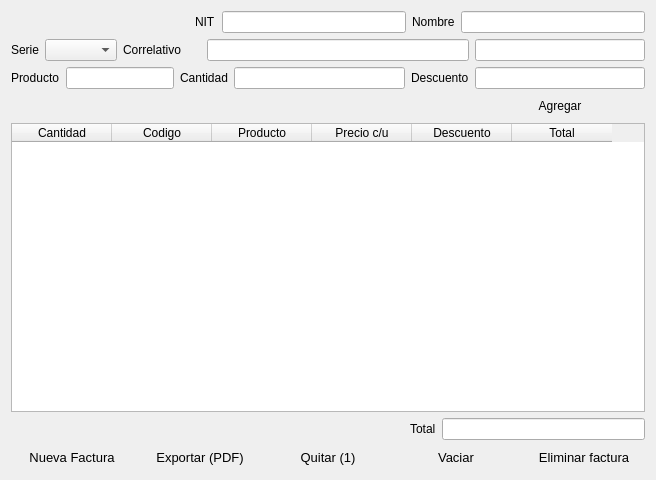
<?xml version="1.0" encoding="UTF-8"?>
<ui version="4.0">
 <class>FacturarDialog</class>
 <widget class="QDialog" name="FacturarDialog">
  <property name="geometry">
   <rect>
    <x>0</x>
    <y>0</y>
    <width>656</width>
    <height>480</height>
   </rect>
  </property>
  <property name="windowTitle">
   <string>Dialog</string>
  </property>
  <layout class="QGridLayout" name="gridLayout">
   <item row="1" column="5" colspan="3">
    <widget class="QLineEdit" name="edt_facturar_correlativo">
     <property name="readOnly">
      <bool>true</bool>
     </property>
    </widget>
   </item>
   <item row="1" column="8">
    <widget class="QLineEdit" name="edt_facturar_fecha">
     <property name="readOnly">
      <bool>false</bool>
     </property>
    </widget>
   </item>
   <item row="2" column="0" colspan="2">
    <widget class="QLabel" name="lbl_facturar_producto">
     <property name="text">
      <string>Producto</string>
     </property>
    </widget>
   </item>
   <item row="2" column="2" colspan="2">
    <widget class="QLineEdit" name="edt_facturar_producto"/>
   </item>
   <item row="2" column="4" colspan="2">
    <widget class="QLabel" name="label">
     <property name="text">
      <string>Cantidad</string>
     </property>
    </widget>
   </item>
   <item row="2" column="6">
    <widget class="QLineEdit" name="edt_facturar_cantidad"/>
   </item>
   <item row="2" column="7">
    <widget class="QLabel" name="label_2">
     <property name="text">
      <string>Descuento</string>
     </property>
    </widget>
   </item>
   <item row="2" column="8">
    <widget class="QLineEdit" name="edt_facturar_descuento"/>
   </item>
   <item row="1" column="3" colspan="2">
    <widget class="QLabel" name="lbl_facturar_correlativo">
     <property name="text">
      <string>Correlativo</string>
     </property>
    </widget>
   </item>
   <item row="5" column="5" colspan="4">
    <layout class="QHBoxLayout" name="horizontalLayout">
     <item>
      <spacer name="horizontalSpacer">
       <property name="orientation">
        <enum>Qt::Horizontal</enum>
       </property>
       <property name="sizeHint" stdset="0">
        <size>
         <width>40</width>
         <height>20</height>
        </size>
       </property>
      </spacer>
     </item>
     <item>
      <widget class="QLabel" name="lbl_facturar_total">
       <property name="text">
        <string>Total</string>
       </property>
      </widget>
     </item>
     <item>
      <widget class="QLineEdit" name="edt_facturar_total">
       <property name="readOnly">
        <bool>true</bool>
       </property>
      </widget>
     </item>
    </layout>
   </item>
   <item row="6" column="0" colspan="9">
    <layout class="QHBoxLayout" name="horizontalLayout_2">
     <item>
      <widget class="QPushButton" name="btn_facturar_nuevo">
       <property name="font">
        <font>
         <pointsize>10</pointsize>
        </font>
       </property>
       <property name="text">
        <string>Nueva Factura</string>
       </property>
       <property name="autoDefault">
        <bool>true</bool>
       </property>
       <property name="default">
        <bool>false</bool>
       </property>
       <property name="flat">
        <bool>true</bool>
       </property>
      </widget>
     </item>
     <item>
      <widget class="QPushButton" name="btn_facturar_graficar">
       <property name="font">
        <font>
         <pointsize>10</pointsize>
        </font>
       </property>
       <property name="text">
        <string>Exportar (PDF)</string>
       </property>
       <property name="flat">
        <bool>true</bool>
       </property>
      </widget>
     </item>
     <item>
      <widget class="QPushButton" name="btn_facturar_quitar_producto">
       <property name="font">
        <font>
         <pointsize>10</pointsize>
        </font>
       </property>
       <property name="text">
        <string>Quitar (1)</string>
       </property>
       <property name="flat">
        <bool>true</bool>
       </property>
      </widget>
     </item>
     <item>
      <widget class="QPushButton" name="btn_facturar_vaciar_compra">
       <property name="font">
        <font>
         <pointsize>10</pointsize>
        </font>
       </property>
       <property name="text">
        <string>Vaciar</string>
       </property>
       <property name="flat">
        <bool>true</bool>
       </property>
      </widget>
     </item>
     <item>
      <widget class="QPushButton" name="btn_facturar_eliminar_factura">
       <property name="font">
        <font>
         <pointsize>10</pointsize>
        </font>
       </property>
       <property name="text">
        <string>Eliminar factura</string>
       </property>
       <property name="flat">
        <bool>true</bool>
       </property>
      </widget>
     </item>
    </layout>
   </item>
   <item row="1" column="0">
    <widget class="QLabel" name="lbl_facturar_serie">
     <property name="text">
      <string>Serie</string>
     </property>
    </widget>
   </item>
   <item row="1" column="1" colspan="2">
    <widget class="QComboBox" name="cmb_facturar_serie">
     <property name="frame">
      <bool>true</bool>
     </property>
    </widget>
   </item>
   <item row="0" column="0" colspan="9">
    <layout class="QHBoxLayout" name="horizontalLayout_3">
     <item>
      <spacer name="horizontalSpacer_2">
       <property name="orientation">
        <enum>Qt::Horizontal</enum>
       </property>
       <property name="sizeHint" stdset="0">
        <size>
         <width>40</width>
         <height>20</height>
        </size>
       </property>
      </spacer>
     </item>
     <item>
      <widget class="QLabel" name="lbl_facturar_nit">
       <property name="text">
        <string>NIT</string>
       </property>
      </widget>
     </item>
     <item>
      <widget class="QLineEdit" name="edt_facturar_nit"/>
     </item>
     <item>
      <widget class="QLabel" name="lbl_facturar_nombre">
       <property name="text">
        <string>Nombre</string>
       </property>
      </widget>
     </item>
     <item>
      <widget class="QLineEdit" name="edt_facturar_nombre">
       <property name="readOnly">
        <bool>true</bool>
       </property>
      </widget>
     </item>
    </layout>
   </item>
   <item row="3" column="8">
    <widget class="QPushButton" name="btn_facturar_agregar">
     <property name="text">
      <string>Agregar</string>
     </property>
     <property name="flat">
      <bool>true</bool>
     </property>
    </widget>
   </item>
   <item row="4" column="0" colspan="9">
    <widget class="QTableWidget" name="tbl_facturar_detalle">
     <column>
      <property name="text">
       <string>Cantidad</string>
      </property>
     </column>
     <column>
      <property name="text">
       <string>Codigo</string>
      </property>
     </column>
     <column>
      <property name="text">
       <string>Producto</string>
      </property>
     </column>
     <column>
      <property name="text">
       <string>Precio c/u</string>
      </property>
     </column>
     <column>
      <property name="text">
       <string>Descuento</string>
      </property>
     </column>
     <column>
      <property name="text">
       <string>Total</string>
      </property>
     </column>
    </widget>
   </item>
  </layout>
 </widget>
 <resources/>
 <connections/>
</ui>
